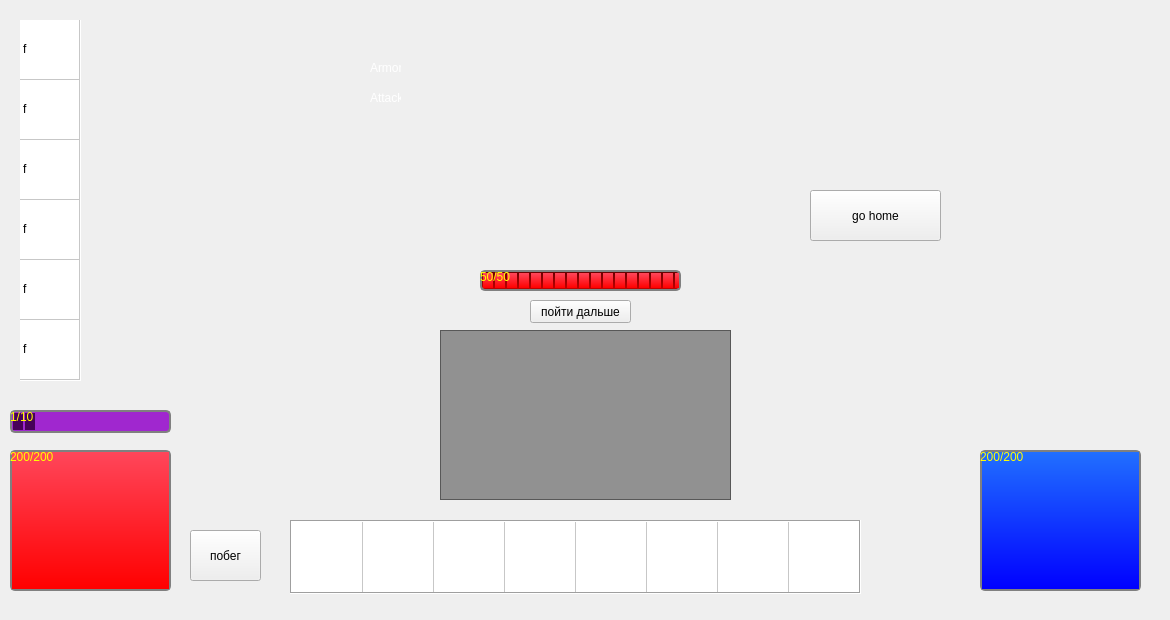
  <widget class="QWidget" name="tab">
   <attribute name="title">
    <string>Бой</string>
   </attribute>
   <widget class="QPushButton" name="goHome">
    <property name="geometry">
     <rect>
      <x>810</x>
      <y>190</y>
      <width>131</width>
      <height>51</height>
     </rect>
    </property>
    <property name="text">
     <string>go home</string>
    </property>
   </widget>
   <widget class="QLabel" name="enemyLabel1">
    <property name="geometry">
     <rect>
      <x>370</x>
      <y>90</y>
      <width>31</width>
      <height>16</height>
     </rect>
    </property>
    <property name="styleSheet">
     <string notr="true">
color: rgb(255, 255, 255);</string>
    </property>
    <property name="text">
     <string>Attack</string>
    </property>
   </widget>
   <widget class="QPushButton" name="escape">
    <property name="geometry">
     <rect>
      <x>190</x>
      <y>530</y>
      <width>71</width>
      <height>51</height>
     </rect>
    </property>
    <property name="text">
     <string>побег</string>
    </property>
   </widget>
   <widget class="QTextEdit" name="textLog">
    <property name="geometry">
     <rect>
      <x>440</x>
      <y>330</y>
      <width>291</width>
      <height>170</height>
     </rect>
    </property>
    <property name="autoFillBackground">
     <bool>false</bool>
    </property>
    <property name="styleSheet">
     <string notr="true">background-color: rgba(0, 0, 0, 100);
color: rgb(255, 255, 255);</string>
    </property>
    <property name="html">
     <string>&lt;!DOCTYPE HTML PUBLIC &quot;-//W3C//DTD HTML 4.0//EN&quot; &quot;http://www.w3.org/TR/REC-html40/strict.dtd&quot;&gt;
&lt;html&gt;&lt;head&gt;&lt;meta name=&quot;qrichtext&quot; content=&quot;1&quot; /&gt;&lt;style type=&quot;text/css&quot;&gt;
p, li { white-space: pre-wrap; }
&lt;/style&gt;&lt;/head&gt;&lt;body style=&quot; font-family:'MS Shell Dlg 2'; font-size:8.25pt; font-weight:400; font-style:normal;&quot;&gt;
&lt;p style=&quot;-qt-paragraph-type:empty; margin-top:0px; margin-bottom:0px; margin-left:0px; margin-right:0px; -qt-block-indent:0; text-indent:0px; font-family:'MS Shell Dlg 2';&quot;&gt;&lt;br /&gt;&lt;/p&gt;&lt;/body&gt;&lt;/html&gt;</string>
    </property>
   </widget>
   <widget class="QLabel" name="enemyArmor">
    <property name="geometry">
     <rect>
      <x>410</x>
      <y>60</y>
      <width>21</width>
      <height>20</height>
     </rect>
    </property>
    <property name="styleSheet">
     <string notr="true">color: rgb(255, 255, 255);</string>
    </property>
    <property name="text">
     <string/>
    </property>
   </widget>
   <widget class="QProgressBar" name="hpBar">
    <property name="geometry">
     <rect>
      <x>10</x>
      <y>450</y>
      <width>161</width>
      <height>141</height>
     </rect>
    </property>
    <property name="styleSheet">
     <string notr="true">QProgressBar {color: rgb(255, 255, 0); background-color: qlineargradient(x1: 0, y1: 0, x2: 0, y2: 1, stop: 0 rgba(100,0,0,255), stop: 1 rgba(200,0,0,255)); border: 2px solid grey; border-radius: 5px;} 
QProgressBar::chunk {background-color: qlineargradient(x1: 0, y1: 0, x2: 0, y2: 1, stop: 0 rgba(255,70,90,255), stop: 1 rgba(255,0,0,255));}
</string>
    </property>
    <property name="maximum">
     <number>200</number>
    </property>
    <property name="value">
     <number>200</number>
    </property>
    <property name="textVisible">
     <bool>true</bool>
    </property>
    <property name="orientation">
     <enum>Qt::Vertical</enum>
    </property>
    <property name="invertedAppearance">
     <bool>false</bool>
    </property>
    <property name="textDirection">
     <enum>QProgressBar::TopToBottom</enum>
    </property>
    <property name="format">
     <string comment="123123">%v/%m</string>
    </property>
   </widget>
   <widget class="QTableWidget" name="tableSpell">
    <property name="geometry">
     <rect>
      <x>290</x>
      <y>520</y>
      <width>571</width>
      <height>74</height>
     </rect>
    </property>
    <property name="toolTip">
     <string>&lt;html&gt;&lt;head/&gt;&lt;body&gt;&lt;p&gt;&lt;br/&gt;&lt;/p&gt;&lt;/body&gt;&lt;/html&gt;</string>
    </property>
    <property name="whatsThis">
     <string>&lt;html&gt;&lt;head/&gt;&lt;body&gt;&lt;p&gt;&lt;br/&gt;&lt;/p&gt;&lt;/body&gt;&lt;/html&gt;</string>
    </property>
    <property name="layoutDirection">
     <enum>Qt::LeftToRight</enum>
    </property>
    <property name="autoFillBackground">
     <bool>false</bool>
    </property>
    <property name="styleSheet">
     <string notr="true">background-image: url(:/new/table/image/background/table image.jpg);</string>
    </property>
    <property name="frameShape">
     <enum>QFrame::Box</enum>
    </property>
    <property name="lineWidth">
     <number>1</number>
    </property>
    <property name="midLineWidth">
     <number>0</number>
    </property>
    <property name="verticalScrollBarPolicy">
     <enum>Qt::ScrollBarAlwaysOff</enum>
    </property>
    <property name="horizontalScrollBarPolicy">
     <enum>Qt::ScrollBarAlwaysOff</enum>
    </property>
    <property name="autoScroll">
     <bool>false</bool>
    </property>
    <property name="autoScrollMargin">
     <number>16</number>
    </property>
    <property name="editTriggers">
     <set>QAbstractItemView::NoEditTriggers</set>
    </property>
    <property name="dragEnabled">
     <bool>false</bool>
    </property>
    <property name="selectionMode">
     <enum>QAbstractItemView::NoSelection</enum>
    </property>
    <property name="iconSize">
     <size>
      <width>72</width>
      <height>70</height>
     </size>
    </property>
    <property name="textElideMode">
     <enum>Qt::ElideMiddle</enum>
    </property>
    <property name="showGrid">
     <bool>true</bool>
    </property>
    <property name="sortingEnabled">
     <bool>false</bool>
    </property>
    <attribute name="horizontalHeaderVisible">
     <bool>false</bool>
    </attribute>
    <attribute name="horizontalHeaderCascadingSectionResizes">
     <bool>false</bool>
    </attribute>
    <attribute name="horizontalHeaderMinimumSectionSize">
     <number>71</number>
    </attribute>
    <attribute name="horizontalHeaderDefaultSectionSize">
     <number>71</number>
    </attribute>
    <attribute name="horizontalHeaderHighlightSections">
     <bool>false</bool>
    </attribute>
    <attribute name="horizontalHeaderShowSortIndicator" stdset="0">
     <bool>false</bool>
    </attribute>
    <attribute name="horizontalHeaderStretchLastSection">
     <bool>false</bool>
    </attribute>
    <attribute name="verticalHeaderVisible">
     <bool>false</bool>
    </attribute>
    <attribute name="verticalHeaderCascadingSectionResizes">
     <bool>false</bool>
    </attribute>
    <attribute name="verticalHeaderMinimumSectionSize">
     <number>71</number>
    </attribute>
    <attribute name="verticalHeaderDefaultSectionSize">
     <number>71</number>
    </attribute>
    <attribute name="verticalHeaderHighlightSections">
     <bool>false</bool>
    </attribute>
    <attribute name="verticalHeaderShowSortIndicator" stdset="0">
     <bool>false</bool>
    </attribute>
    <attribute name="verticalHeaderStretchLastSection">
     <bool>false</bool>
    </attribute>
    <row>
     <property name="text">
      <string>0</string>
     </property>
    </row>
    <column>
     <property name="text">
      <string>0</string>
     </property>
    </column>
    <column>
     <property name="text">
      <string>1</string>
     </property>
    </column>
    <column>
     <property name="text">
      <string>2</string>
     </property>
    </column>
    <column>
     <property name="text">
      <string>3</string>
     </property>
    </column>
    <column>
     <property name="text">
      <string>4</string>
     </property>
    </column>
    <column>
     <property name="text">
      <string>5</string>
     </property>
    </column>
    <column>
     <property name="text">
      <string>6</string>
     </property>
    </column>
    <column>
     <property name="text">
      <string>7</string>
     </property>
    </column>
    <item row="0" column="0">
     <property name="text">
      <string/>
     </property>
     <property name="toolTip">
      <string>&lt;html&gt;&lt;head/&gt;&lt;body&gt;&lt;p&gt;1 способность&lt;/p&gt;&lt;/body&gt;&lt;/html&gt;</string>
     </property>
     <property name="textAlignment">
      <set>AlignCenter</set>
     </property>
     <property name="foreground">
      <brush brushstyle="SolidPattern">
       <color alpha="255">
        <red>0</red>
        <green>0</green>
        <blue>0</blue>
       </color>
      </brush>
     </property>
    </item>
    <item row="0" column="1">
     <property name="text">
      <string/>
     </property>
    </item>
    <item row="0" column="2">
     <property name="text">
      <string/>
     </property>
     <property name="toolTip">
      <string>&lt;html&gt;&lt;head/&gt;&lt;body&gt;&lt;p&gt;2 способность&lt;/p&gt;&lt;/body&gt;&lt;/html&gt;</string>
     </property>
    </item>
    <item row="0" column="3">
     <property name="text">
      <string/>
     </property>
    </item>
    <item row="0" column="4">
     <property name="text">
      <string/>
     </property>
    </item>
    <item row="0" column="5">
     <property name="text">
      <string/>
     </property>
    </item>
    <item row="0" column="6">
     <property name="text">
      <string/>
     </property>
    </item>
    <item row="0" column="7">
     <property name="text">
      <string/>
     </property>
    </item>
   </widget>
   <widget class="QLabel" name="enemyAttack">
    <property name="geometry">
     <rect>
      <x>410</x>
      <y>90</y>
      <width>21</width>
      <height>20</height>
     </rect>
    </property>
    <property name="styleSheet">
     <string notr="true">color: rgb(255, 255, 255);</string>
    </property>
    <property name="text">
     <string/>
    </property>
   </widget>
   <widget class="QProgressBar" name="mpBar">
    <property name="geometry">
     <rect>
      <x>980</x>
      <y>450</y>
      <width>161</width>
      <height>141</height>
     </rect>
    </property>
    <property name="styleSheet">
     <string notr="true">QProgressBar {color: rgb(255, 255, 0); background-color: qlineargradient(x1: 0, y1: 0, x2: 0, y2: 1, stop: 0 rgba(0,0,100,255), stop: 1 rgba(0,0,200,255)); border: 2px solid grey; border-radius: 5px;} 
QProgressBar::chunk {background-color: qlineargradient(x1: 0, y1: 0, x2: 0, y2: 1, stop: 0 rgba(33,111,255,255), stop: 1 rgba(0,0,255,255));}
</string>
    </property>
    <property name="maximum">
     <number>200</number>
    </property>
    <property name="value">
     <number>200</number>
    </property>
    <property name="textVisible">
     <bool>true</bool>
    </property>
    <property name="orientation">
     <enum>Qt::Vertical</enum>
    </property>
    <property name="invertedAppearance">
     <bool>false</bool>
    </property>
    <property name="textDirection">
     <enum>QProgressBar::TopToBottom</enum>
    </property>
    <property name="format">
     <string comment="123123">%v/%m</string>
    </property>
   </widget>
   <widget class="QPushButton" name="ButtonSearch">
    <property name="geometry">
     <rect>
      <x>530</x>
      <y>300</y>
      <width>101</width>
      <height>23</height>
     </rect>
    </property>
    <property name="text">
     <string>пойти дальше</string>
    </property>
   </widget>
   <widget class="QProgressBar" name="enemyHP">
    <property name="geometry">
     <rect>
      <x>480</x>
      <y>270</y>
      <width>201</width>
      <height>21</height>
     </rect>
    </property>
    <property name="styleSheet">
     <string notr="true">QProgressBar {color: rgb(255, 255, 0); background-color: qlineargradient(x1: 0, y1: 0, x2: 0, y2: 1, stop: 0 rgba(100,0,0,255), stop: 1 rgba(200,0,0,255)); border: 2px solid grey; border-radius: 5px;} 
QProgressBar::chunk {background-color: qlineargradient(x1: 0, y1: 0, x2: 0, y2: 1, stop: 0 rgba(255,70,90,255), stop: 1 rgba(255,0,0,255));width: 10px;margin: 0.5px;}
     
</string>
    </property>
    <property name="maximum">
     <number>50</number>
    </property>
    <property name="value">
     <number>50</number>
    </property>
    <property name="format">
     <string>%v/%m</string>
    </property>
   </widget>
   <widget class="QLabel" name="enemyModel">
    <property name="geometry">
     <rect>
      <x>470</x>
      <y>30</y>
      <width>221</width>
      <height>221</height>
     </rect>
    </property>
    <property name="text">
     <string/>
    </property>
    <property name="pixmap">
     <pixmap>:/new/boss/image/boss/Herald of hell.jpg</pixmap>
    </property>
    <property name="scaledContents">
     <bool>true</bool>
    </property>
   </widget>
   <widget class="QLabel" name="enemyName">
    <property name="geometry">
     <rect>
      <x>510</x>
      <y>10</y>
      <width>161</width>
      <height>20</height>
     </rect>
    </property>
    <property name="font">
     <font>
      <pointsize>10</pointsize>
     </font>
    </property>
    <property name="text">
     <string/>
    </property>
   </widget>
   <widget class="QLabel" name="enemyLabel">
    <property name="geometry">
     <rect>
      <x>370</x>
      <y>60</y>
      <width>31</width>
      <height>16</height>
     </rect>
    </property>
    <property name="styleSheet">
     <string notr="true">color: rgb(255, 255, 255);</string>
    </property>
    <property name="text">
     <string>Armor</string>
    </property>
   </widget>
   <widget class="QProgressBar" name="expBar">
    <property name="geometry">
     <rect>
      <x>10</x>
      <y>410</y>
      <width>161</width>
      <height>23</height>
     </rect>
    </property>
    <property name="styleSheet">
     <string notr="true">QProgressBar {color: rgb(255, 255, 0); background-color: qlineargradient(x1: 0, y1: 0, x2: 0, y2: 1, stop: 0 rgba(160, 39, 207), stop: 1 rgba(160, 39, 207)); border: 2px solid grey; border-radius: 5px;} 


QProgressBar::chunk {background-color: qlineargradient(x1: 0, y1: 0, x2: 0, y2: 1, stop: 0 rgba(71, 2, 88), stop: 1 rgba(71, 2, 88));width: 10px;margin: 0.5px;}
</string>
    </property>
    <property name="maximum">
     <number>10</number>
    </property>
    <property name="value">
     <number>1</number>
    </property>
    <property name="format">
     <string>%v/%m</string>
    </property>
   </widget>
   <widget class="QLabel" name="labelBackground">
    <property name="geometry">
     <rect>
      <x>0</x>
      <y>-10</y>
      <width>1161</width>
      <height>611</height>
     </rect>
    </property>
    <property name="text">
     <string/>
    </property>
    <property name="pixmap">
     <pixmap>../дополнительные/467363.jpg</pixmap>
    </property>
    <property name="scaledContents">
     <bool>true</bool>
    </property>
   </widget>
   <widget class="QLabel" name="frame">
    <property name="geometry">
     <rect>
      <x>440</x>
      <y>0</y>
      <width>271</width>
      <height>271</height>
     </rect>
    </property>
    <property name="text">
     <string/>
    </property>
    <property name="scaledContents">
     <bool>true</bool>
    </property>
   </widget>
   <widget class="QTableWidget" name="belt_2">
    <property name="geometry">
     <rect>
      <x>20</x>
      <y>20</y>
      <width>61</width>
      <height>361</height>
     </rect>
    </property>
    <property name="minimumSize">
     <size>
      <width>11</width>
      <height>11</height>
     </size>
    </property>
    <property name="maximumSize">
     <size>
      <width>301</width>
      <height>540</height>
     </size>
    </property>
    <property name="tabletTracking">
     <bool>false</bool>
    </property>
    <property name="styleSheet">
     <string notr="true">background-image: url(:/new/table/image/background/table image.jpg);</string>
    </property>
    <property name="frameShape">
     <enum>QFrame::NoFrame</enum>
    </property>
    <property name="verticalScrollBarPolicy">
     <enum>Qt::ScrollBarAlwaysOff</enum>
    </property>
    <property name="horizontalScrollBarPolicy">
     <enum>Qt::ScrollBarAlwaysOff</enum>
    </property>
    <property name="sizeAdjustPolicy">
     <enum>QAbstractScrollArea::AdjustIgnored</enum>
    </property>
    <property name="autoScroll">
     <bool>false</bool>
    </property>
    <property name="editTriggers">
     <set>QAbstractItemView::NoEditTriggers</set>
    </property>
    <property name="dragDropOverwriteMode">
     <bool>true</bool>
    </property>
    <property name="selectionMode">
     <enum>QAbstractItemView::NoSelection</enum>
    </property>
    <property name="iconSize">
     <size>
      <width>62</width>
      <height>61</height>
     </size>
    </property>
    <property name="textElideMode">
     <enum>Qt::ElideMiddle</enum>
    </property>
    <property name="showGrid">
     <bool>true</bool>
    </property>
    <property name="gridStyle">
     <enum>Qt::SolidLine</enum>
    </property>
    <property name="sortingEnabled">
     <bool>false</bool>
    </property>
    <property name="rowCount">
     <number>6</number>
    </property>
    <property name="columnCount">
     <number>1</number>
    </property>
    <attribute name="horizontalHeaderVisible">
     <bool>false</bool>
    </attribute>
    <attribute name="horizontalHeaderMinimumSectionSize">
     <number>60</number>
    </attribute>
    <attribute name="horizontalHeaderDefaultSectionSize">
     <number>60</number>
    </attribute>
    <attribute name="horizontalHeaderHighlightSections">
     <bool>false</bool>
    </attribute>
    <attribute name="verticalHeaderVisible">
     <bool>false</bool>
    </attribute>
    <attribute name="verticalHeaderMinimumSectionSize">
     <number>60</number>
    </attribute>
    <attribute name="verticalHeaderDefaultSectionSize">
     <number>60</number>
    </attribute>
    <attribute name="verticalHeaderHighlightSections">
     <bool>false</bool>
    </attribute>
    <row/>
    <row/>
    <row/>
    <row/>
    <row/>
    <row/>
    <column/>
    <item row="0" column="0">
     <property name="text">
      <string>f</string>
     </property>
    </item>
    <item row="1" column="0">
     <property name="text">
      <string>f</string>
     </property>
    </item>
    <item row="2" column="0">
     <property name="text">
      <string>f</string>
     </property>
    </item>
    <item row="3" column="0">
     <property name="text">
      <string>f</string>
     </property>
    </item>
    <item row="4" column="0">
     <property name="text">
      <string>f</string>
     </property>
    </item>
    <item row="5" column="0">
     <property name="text">
      <string>f</string>
     </property>
    </item>
   </widget>
   <zorder>labelBackground</zorder>
   <zorder>goHome</zorder>
   <zorder>enemyLabel1</zorder>
   <zorder>escape</zorder>
   <zorder>textLog</zorder>
   <zorder>enemyArmor</zorder>
   <zorder>hpBar</zorder>
   <zorder>tableSpell</zorder>
   <zorder>enemyAttack</zorder>
   <zorder>mpBar</zorder>
   <zorder>ButtonSearch</zorder>
   <zorder>enemyHP</zorder>
   <zorder>enemyModel</zorder>
   <zorder>enemyName</zorder>
   <zorder>enemyLabel</zorder>
   <zorder>expBar</zorder>
   <zorder>frame</zorder>
   <zorder>belt_2</zorder>
  </widget>
